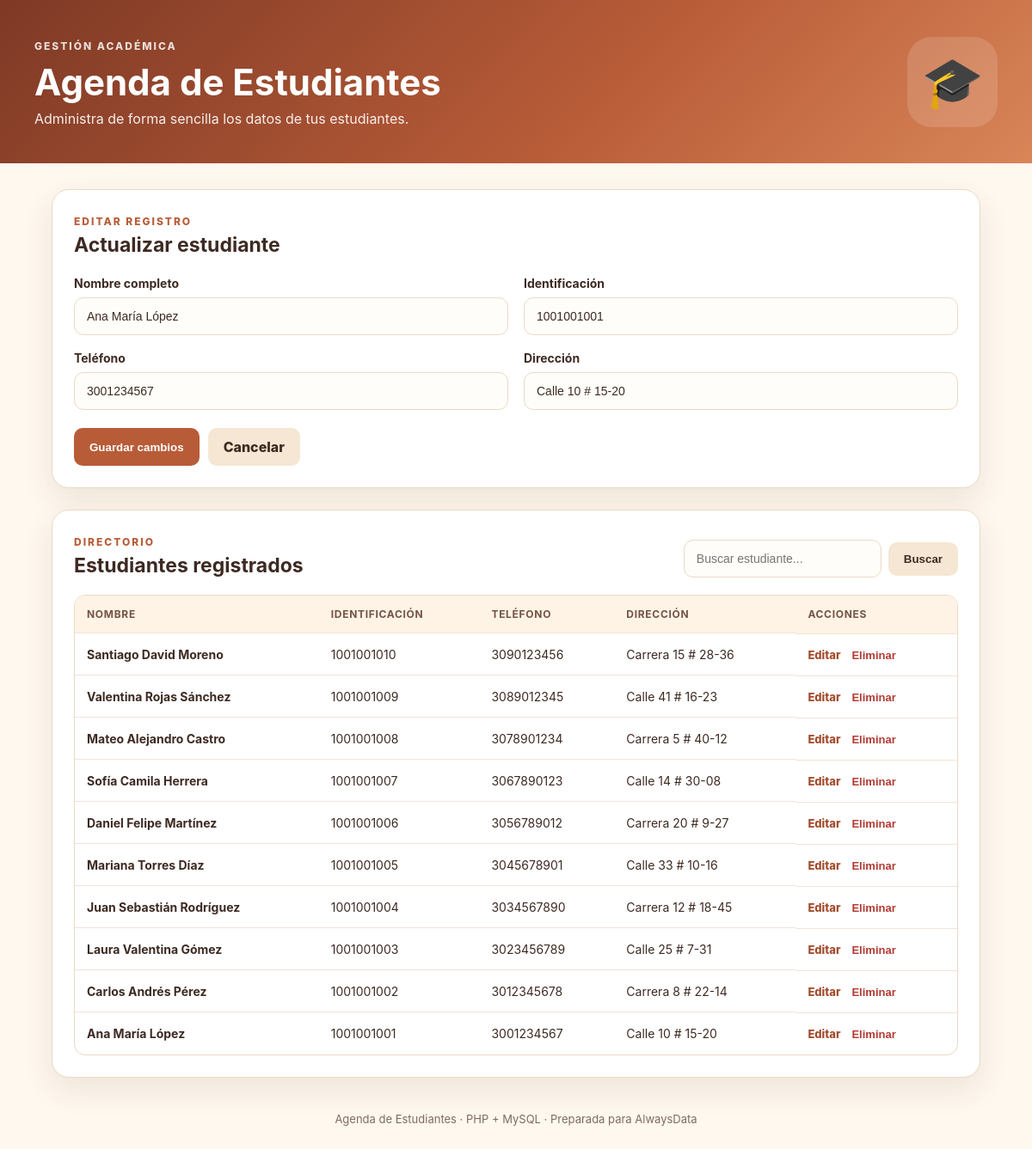
Page /?editar=1 on the committed database.
### tables this page shows
CREATE TABLE IF NOT EXISTS estudiantes (
    id INT UNSIGNED NOT NULL AUTO_INCREMENT,
    nombre VARCHAR(120) NOT NULL,
    identificacion VARCHAR(30) NOT NULL,
    telefono VARCHAR(30) DEFAULT NULL,
    direccion VARCHAR(180) DEFAULT NULL,
    fecha_registro TIMESTAMP NOT NULL DEFAULT CURRENT_TIMESTAMP,
    PRIMARY KEY (id),
    UNIQUE KEY uk_identificacion (identificacion)
);

### index.php (the view, shortened to what this page needs)
<?php
require_once "config.php";
$editar = null;
if (isset($_GET["editar"])) {
    $id = intval($_GET["editar"]);
    $stmt = $conn->prepare("SELECT * FROM estudiantes WHERE id = ?");
    $stmt->bind_param("i", $id);
    $stmt->execute();
    $editar = $stmt->get_result()->fetch_assoc();
}
$buscar = trim($_GET["buscar"] ?? "");
if ($buscar !== "") {
    $like = "%" . $buscar . "%";
    $stmt = $conn->prepare("SELECT * FROM estudiantes WHERE nombre LIKE ? OR identificacion LIKE ? OR telefono LIKE ? ORDER BY id DESC");
    $stmt->bind_param("sss", $like, $like, $like);
    $stmt->execute();
    $estudiantes = $stmt->get_result();
} else {
    $estudiantes = $conn->query("SELECT * FROM estudiantes ORDER BY id DESC");
}
?>
<!DOCTYPE html>
<html lang="es">
<head>
<link rel="stylesheet" href="style.css">
</head>
<body>
<header class="hero">
    <div class="hero-inner">
        <div>
            <span class="eyebrow">GESTIÓN ACADÉMICA</span>
            <h1>Agenda de Estudiantes</h1>
            <p>Administra de forma sencilla los datos de tus estudiantes.</p>
        </div>
        <div class="hero-icon">🎓</div>
    </div>
</header>
<main class="container">
<section class="panel form-panel">
    <div class="section-title">
        <div>
            <span class="mini-label"><?= $editar ? "EDITAR REGISTRO" : "NUEVO REGISTRO" ?></span>
            <h2><?= $editar ? "Actualizar estudiante" : "Registrar estudiante" ?></h2>
        </div>
    </div>
    <form method="POST" class="form-grid">
        <label>Nombre completo
            <input type="text" name="nombre" required maxlength="120" value="<?= htmlspecialchars($editar["nombre"] ?? "") ?>" placeholder="Ej. María González">
        </label>
        <label>Identificación
            <input type="text" name="identificacion" required maxlength="30" value="<?= htmlspecialchars($editar["identificacion"] ?? "") ?>" placeholder="Ej. 1234567890">
        </label>
        <label>Teléfono
            <input type="text" name="telefono" maxlength="30" value="<?= htmlspecialchars($editar["telefono"] ?? "") ?>" placeholder="Ej. 300 123 4567">
        </label>
        <label>Dirección
            <input type="text" name="direccion" maxlength="180" value="<?= htmlspecialchars($editar["direccion"] ?? "") ?>" placeholder="Ej. Calle 10 # 20-30">
        </label>
        <div class="form-actions">
            <button class="btn primary" type="submit"><?= $editar ? "Guardar cambios" : "Registrar estudiante" ?></button>
            <?php if ($editar): ?><a class="btn secondary" href="index.php">Cancelar</a><?php endif; ?>
        </div>
    </form>
</section>
<section class="panel">
    <div class="list-header">
        <div>
            <span class="mini-label">DIRECTORIO</span>
            <h2>Estudiantes registrados</h2>
        </div>
        <form class="search" method="GET">
            <input type="search" name="buscar" value="<?= htmlspecialchars($buscar) ?>" placeholder="Buscar estudiante...">
            <button class="btn secondary" type="submit">Buscar</button>
        </form>
    </div>
    <div class="table-wrap">
        <table>
            <thead>
                <tr><th>Nombre</th><th>Identificación</th><th>Teléfono</th><th>Dirección</th><th>Acciones</th></tr>
            </thead>
            <tbody>
            <?php if ($estudiantes && $estudiantes->num_rows > 0): ?>
                <?php while ($row = $estudiantes->fetch_assoc()): ?>
                <tr>
                    <td><strong><?= htmlspecialchars($row["nombre"]) ?></strong></td>
                    <td><?= htmlspecialchars($row["identificacion"]) ?></td>
                    <td><?= htmlspecialchars($row["telefono"]) ?></td>
                    <td><?= htmlspecialchars($row["direccion"]) ?></td>
                    <td class="actions">
                        <a class="action edit" href="?editar=<?= (int)$row["id"] ?>">Editar</a>
                        <form method="POST" onsubmit="return confirm('¿Deseas eliminar este estudiante?');">
                            <button class="action delete" type="submit">Eliminar</button>
                        </form>
                    </td>
                </tr>
                <?php endwhile; ?>
            <?php else: ?>
                <tr><td colspan="5" class="empty">No hay estudiantes para mostrar.</td></tr>
            <?php endif; ?>
            </tbody>
        </table>
    </div>
</section>
</main>
<footer>Agenda de Estudiantes · PHP + MySQL · Preparada para AlwaysData</footer>
</body>
</html>

### style.css (style rules this page uses)
:root { --terracotta:#b85c38; --terracotta-dark:#91442a; --cream:#fff8ef; --sand:#f5e7d3; --brown:#3d2a22; --muted:#7c6b62; --white:#ffffff; --line:#ead9c6; --shadow:0 14px 35px rgba(77,45,29,.10); }
* { box-sizing:border-box }
body { margin:0;font-family:Inter,Segoe UI,Arial,sans-serif;background:var(--cream);color:var(--brown) }
.hero { background:linear-gradient(135deg,#7e3925,#b85c38 58%,#d98558);color:white;padding:42px 20px }
.hero-inner { max-width:1120px;margin:auto;display:flex;align-items:center;justify-content:space-between;gap:25px }
.eyebrow,.mini-label { font-size:12px;font-weight:800;letter-spacing:2px }
.eyebrow { opacity:.82 }
h1 { font-size:42px;margin:8px 0 7px }
.hero p { margin:0;opacity:.9;font-size:16px }
.hero-icon { font-size:58px;background:rgba(255,255,255,.14);width:105px;height:105px;display:grid;place-items:center;border-radius:28px }
.container { max-width:1120px;margin:30px auto;padding:0 20px }
.panel { background:var(--white);border:1px solid var(--line);border-radius:20px;box-shadow:var(--shadow);padding:25px;margin-bottom:25px }
.section-title h2,.list-header h2 { margin:5px 0 0;font-size:23px }
.mini-label { color:var(--terracotta) }
.form-grid { display:grid;grid-template-columns:1fr 1fr;gap:18px;margin-top:22px }
label { font-size:14px;font-weight:700 }
input { display:block;width:100%;margin-top:8px;border:1px solid var(--line);border-radius:11px;padding:13px 14px;background:#fffdf9;color:var(--brown);font-size:14px;outline:none }
.form-actions { grid-column:1/-1;display:flex;gap:10px;margin-top:3px }
.btn { border:0;border-radius:10px;padding:12px 18px;font-weight:800;text-decoration:none;cursor:pointer;display:inline-block }
.primary { background:var(--terracotta);color:white }
.secondary { background:var(--sand);color:var(--brown) }
.list-header { display:flex;justify-content:space-between;align-items:end;gap:20px;margin-bottom:20px }
.search { display:flex;gap:8px;align-items:center }
.search input { margin:0;width:230px }
.table-wrap { overflow:auto;border:1px solid var(--line);border-radius:13px }
table { width:100%;border-collapse:collapse;min-width:800px }
th { text-align:left;background:#fff3e5;color:#745346;font-size:12px;text-transform:uppercase;letter-spacing:.7px;padding:14px }
td { padding:15px 14px;border-top:1px solid #f0e4d7;font-size:14px }
.actions { display:flex;gap:7px;align-items:center }
.action { border:0;background:none;text-decoration:none;cursor:pointer;font-weight:800;font-size:13px }
.edit { color:#a34d2e }
.delete { color:#b33a32 }
.actions form { margin:0 }
footer { text-align:center;color:var(--muted);font-size:13px;padding:10px 20px 35px }

### rows in the picture
estudiantes: nombre "Ana María López", identificacion "1001001001", telefono "3001234567", direccion "Calle 10 # 15-20"
estudiantes: nombre "Santiago David Moreno", identificacion "1001001010", telefono "3090123456", direccion "Carrera 15 # 28-36"
estudiantes: nombre "Valentina Rojas Sánchez", identificacion "1001001009", telefono "3089012345", direccion "Calle 41 # 16-23"
estudiantes: nombre "Mateo Alejandro Castro", identificacion "1001001008", telefono "3078901234", direccion "Carrera 5 # 40-12"
estudiantes: nombre "Sofía Camila Herrera", identificacion "1001001007", telefono "3067890123", direccion "Calle 14 # 30-08"
estudiantes: nombre "Daniel Felipe Martínez", identificacion "1001001006", telefono "3056789012", direccion "Carrera 20 # 9-27"
estudiantes: nombre "Mariana Torres Díaz", identificacion "1001001005", telefono "3045678901", direccion "Calle 33 # 10-16"
estudiantes: nombre "Juan Sebastián Rodríguez", identificacion "1001001004", telefono "3034567890", direccion "Carrera 12 # 18-45"
estudiantes: nombre "Laura Valentina Gómez", identificacion "1001001003", telefono "3023456789", direccion "Calle 25 # 7-31"
estudiantes: nombre "Carlos Andrés Pérez", identificacion "1001001002", telefono "3012345678", direccion "Carrera 8 # 22-14"
